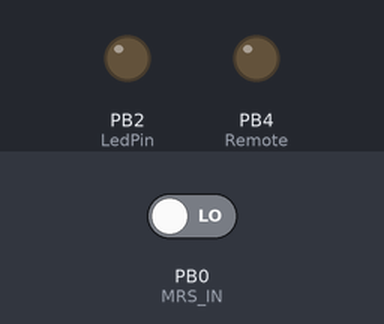
This program was run on a simulated ATtiny85, built with avr-gcc and run on an emulated ATtiny85. Shown: output pins drawn as LEDs (lit = HIGH). The inputs (shaded band) are chosen by the test bench; at power-on: PB0 (MRS_IN) LOW.

Above: at 1.3 s.
1.4 s: PB0 (MRS_IN) driven HIGH
At 2.3 s:
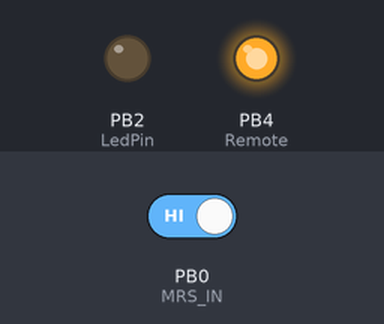
Timing chart, 0 to 4.4 s (numbered marks = the images above; inputs shaded):
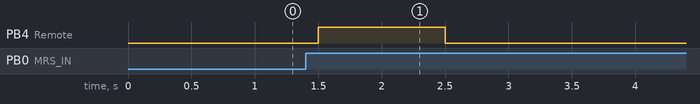

Measured:
- after the input at 1.4 s, PB4 (Remote): LOW → HIGH after 0.10 s, → LOW 1.0 s later

The program:

main.cpp
```cpp
/*
  Project: Gwendoline's Home Rolling Door Anti-presure sensing conrtol
  Design : Quency.Wang
  Action : When rolling down, first bar get push and magnetic reed switch on,
           one time output 1Sec flash ON to the remote control's stop button.
  Self Check : When Battery Voltage Low , Buzzer ON
  controller : CJMCU ATtiny85
  define :
          p0 : MRS_IN -> from Magnetic reed switch input
          p1 : EMPTY  -> No Use
          p2 : EMPTY  -> No Use
          p3 : EMPTY  -> No Use
          p4 : Remote -> to Rolling Door Remote Controller Stop button.
*/

#include <Arduino.h>
#include <Thread.h>

// PIN Define
#define MRS_IN 0
#define LedPin 2
#define Remote 4

// Use Time Const
#define StopTime 1000     // Stop Signal Interval Time
#define DETECT_Clock 500  // Loop Interval Time

// Scan Loop Thread
Thread MRS_Scan = Thread();

// Check Status , if Stop singal seted then true,else false
boolean checkStatus = false;

// LED flash Time Count
int LED_InTime = 0;

int MagenticReedSwitchStatus = 0;

void MRS_Check();
void LED_Flash();

void setup()
{
 pinMode(MRS_IN,INPUT);
 pinMode(LedPin,OUTPUT);
 pinMode(Remote,OUTPUT);
 MRS_Scan.onRun(MRS_Check);
 MRS_Scan.setInterval(DETECT_Clock);

 Serial.begin(9600);
}

void loop()
{

  if(MRS_Scan.shouldRun())
  {
    MRS_Scan.run();
  } else digitalWrite(LedPin,LOW);

}

// Magentic Reed Switch Status Check and Rolling Door Stop Control
void MRS_Check()
{
  // Digital Read from MRS_IN Pin
  MagenticReedSwitchStatus = digitalRead(MRS_IN);

  if (MagenticReedSwitchStatus == HIGH)
  {
    if (checkStatus == false)
    {
      digitalWrite(Remote, HIGH);
      delay(StopTime);
      digitalWrite(Remote, LOW);
      checkStatus = true;
    }
  }
  else if (MagenticReedSwitchStatus == LOW)
  {
    digitalWrite(Remote, LOW);
    checkStatus = false;
  }
  LED_InTime++;
  if (LED_InTime >= 30)
    LED_Flash();
}

// LED Flash
void LED_Flash()
{
  digitalWrite(LedPin, HIGH);
  LED_InTime = 0;
}
```
